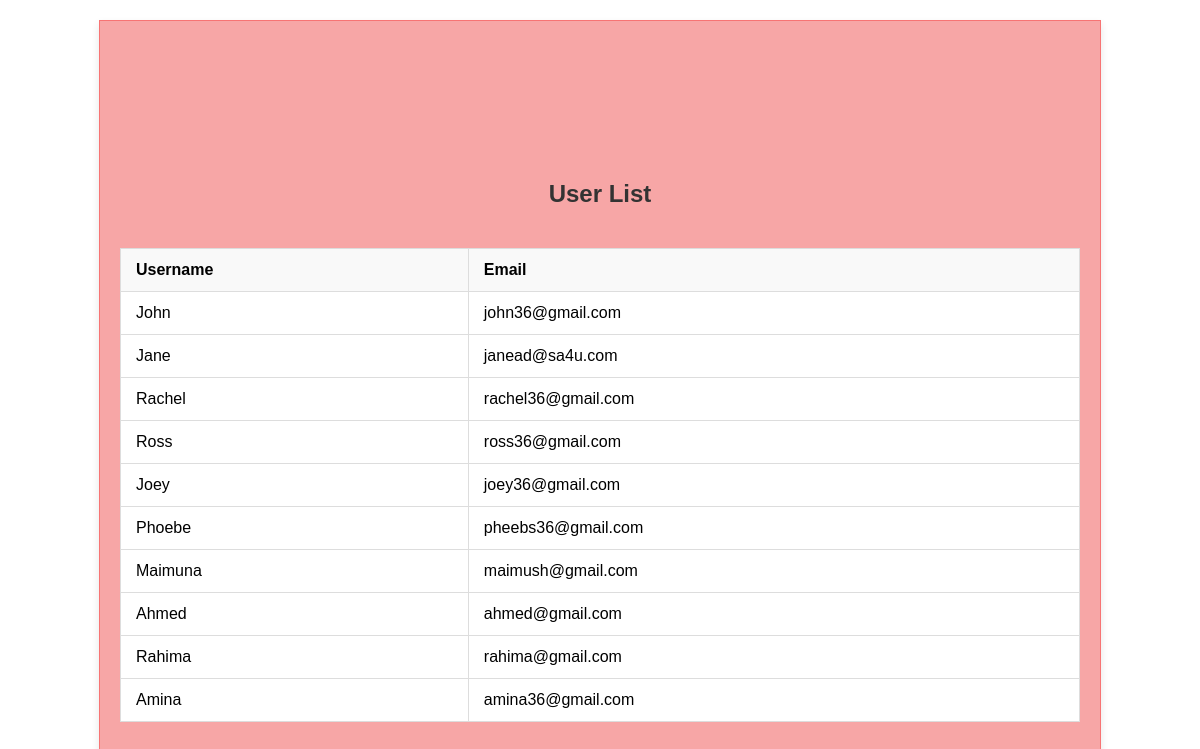
The page /users.php on the database its author committed.
### tables this page shows
CREATE TABLE `user` (
  `UserID` int(50) NOT NULL,
  `UserName` varchar(255) NOT NULL,
  `Email` varchar(255) NOT NULL,
  `Password` varchar(255) NOT NULL,
  `Gender` varchar(50) NOT NULL,
  `Telephone` varchar(255) NOT NULL
);

### users.php (the view, shortened to what this page needs)
<?php
require 'config.php';
try {
    $pdo = new PDO("mysql:host=$servername;dbname=$dbname", $usernameDB, $passwordDB);
    $pdo->setAttribute(PDO::ATTR_ERRMODE, PDO::ERRMODE_EXCEPTION);
    $stmt = $pdo->prepare("SELECT Username, Email FROM user");
    $stmt->execute();
    $users = $stmt->fetchAll(PDO::FETCH_ASSOC);
} catch (PDOException $e) {
    echo "Error: " . $e->getMessage();
    die();
}
?>
<!DOCTYPE html>
<html lang="en">
<head>
    <link rel="stylesheet" href="Userin.css">
</head>
<body>
    <div class="container">
        <h2>User List</h2>
        <table class="user-table">
            <tr>
                <th>Username</th>
                <th>Email</th>
            </tr>
            <?php foreach ($users as $user): ?>
            <tr>
                <td><?= htmlspecialchars($user['Username']); ?></td>
                <td><?= htmlspecialchars($user['Email']); ?></td>
            </tr>
            <?php endforeach; ?>
        </table>
    </div>
</body>
</html>

### Userin.css (style rules this page uses)
body { margin: 0; padding: 0; font-family: sans-serif; background-image: url(UIback.jpg); background-size: cover; background-position: center; color: white; }
h2 { color: #333; }
.container { display: flex; flex-direction: row; height: 100vh; }

### users.php (style rules this page uses)
.container { display: flex; justify-content: center; align-items: center; flex-direction: column; padding: 20px; background-color:#f7a6a6; margin: 20px auto; box-shadow: 0 4px 8px rgba(0, 0, 0, 0.1); width: 80%; border: 1px solid #f77474; }
.user-table { width: 100%; border-collapse: collapse; margin-top: 20px; }
.user-table th, .user-table td { border: 1px solid #ddd; padding: 12px 15px; text-align: left; background-color: #fff; color: black; }
.user-table th { background-color: #f9f9f9; }
.user-table tr:nth-child(odd) { background-color: #f2f2f2; }

### rows shown on the page
user: UserName "John", Email "john36@gmail.com"
user: UserName "Jane", Email "janead@sa4u.com"
user: UserName "Rachel", Email "rachel36@gmail.com"
user: UserName "Ross", Email "ross36@gmail.com"
user: UserName "Joey", Email "joey36@gmail.com"
user: UserName "Phoebe", Email "pheebs36@gmail.com"
user: UserName "Maimuna", Email "maimush@gmail.com"
user: UserName "Ahmed", Email "ahmed@gmail.com"
user: UserName "Rahima", Email "rahima@gmail.com"
user: UserName "Amina", Email "amina36@gmail.com"
